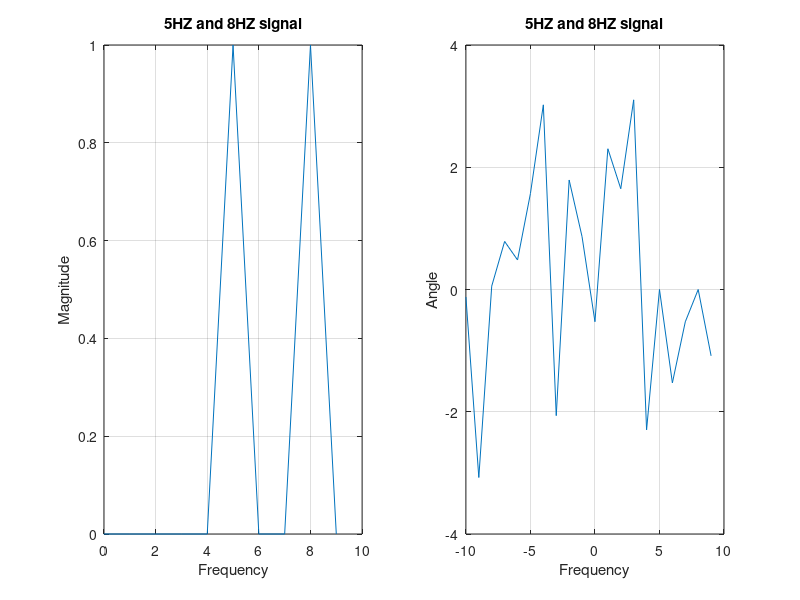
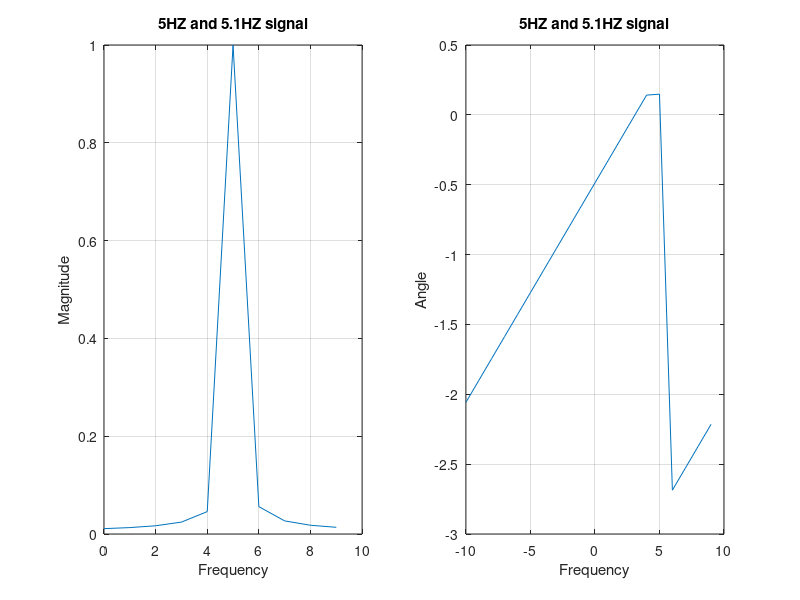

The MATLAB source for these figures, in order:
fs = 20;
tstart = 0;
tend = 1;
t = tstart:1/fs:tend-1/fs;
N = length(t);
f = -fs/2:fs/N:fs/2-fs/N;
x1 = exp(1i*2*pi*5*t) + exp(1i*2*pi*8*t);
y1 = fftshift(fft(x1));
y1 = y1 / max(abs(y1));
subplot(1,2,1);
plot(f, abs(y1));
grid on;
title("5HZ and 8HZ signal");
xlabel("Frequency");
ylabel("Magnitude");
xlim([0 10]);
subplot(1,2,2);
plot(f, angle(y1));
grid on;
title("5HZ and 8HZ signal");
xlabel("Frequency");
ylabel("Angle");
x2 = exp(1i*2*pi*5*t) + exp(1i*2*pi*5.1*t);
y2 = fftshift(fft(x2));
y2 = y2 / max(abs(y2));
figure;
subplot(1,2,1);
plot(f, abs(y2));
grid on;
title("5HZ and 5.1HZ signal");
xlabel("Frequency");
ylabel("Magnitude");
xlim([0 10]);
subplot(1,2,2);
plot(f, angle(y2));
grid on;
title("5HZ and 5.1HZ signal");
xlabel("Frequency");
ylabel("Angle");